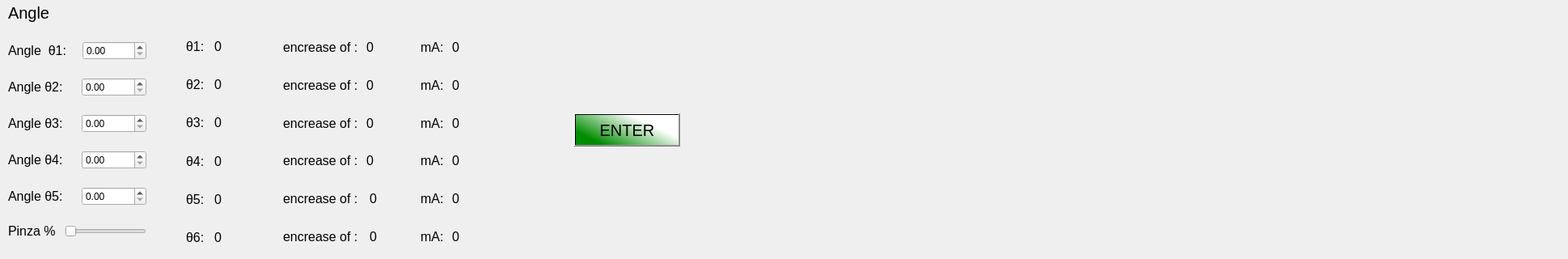
    <widget class="QWidget" name="Direct_Angular">
     <attribute name="title">
      <string>Direct  AngularPosition</string>
     </attribute>
     <widget class="QLabel" name="Angle">
      <property name="geometry">
       <rect>
        <x>10</x>
        <y>0</y>
        <width>111</width>
        <height>31</height>
       </rect>
      </property>
      <property name="font">
       <font>
        <pointsize>15</pointsize>
       </font>
      </property>
      <property name="text">
       <string>Angle</string>
      </property>
     </widget>
     <widget class="QPushButton" name="PulsanteInvioPAginaAdvance">
      <property name="geometry">
       <rect>
        <x>710</x>
        <y>140</y>
        <width>131</width>
        <height>41</height>
       </rect>
      </property>
      <property name="font">
       <font>
        <pointsize>15</pointsize>
       </font>
      </property>
      <property name="styleSheet">
       <string notr="true">background-color: qlineargradient(spread:pad, x1:0.0246305, y1:0.602273, x2:1, y2:0, stop:0 rgba(0, 139, 0, 255), stop:0.655172 rgba(255, 255, 255, 255));</string>
      </property>
      <property name="text">
       <string>ENTER</string>
      </property>
     </widget>
     <widget class="QWidget" name="layoutWidget">
      <property name="geometry">
       <rect>
        <x>520</x>
        <y>40</y>
        <width>111</width>
        <height>271</height>
       </rect>
      </property>
      <property name="font">
       <font>
        <pointsize>14</pointsize>
       </font>
      </property>
      <layout class="QVBoxLayout" name="VmADir">
       <property name="spacing">
        <number>10</number>
       </property>
       <item>
        <layout class="QHBoxLayout" name="horizontalLayout_19">
         <item>
          <widget class="QLabel" name="ma1_direct">
           <property name="enabled">
            <bool>true</bool>
           </property>
           <property name="sizePolicy">
            <sizepolicy hsizetype="Fixed" vsizetype="Preferred">
             <horstretch>0</horstretch>
             <verstretch>0</verstretch>
            </sizepolicy>
           </property>
           <property name="font">
            <font>
             <pointsize>12</pointsize>
            </font>
           </property>
           <property name="text">
            <string>mA:</string>
           </property>
          </widget>
         </item>
         <item>
          <widget class="QLabel" name="ma1_value1_direct">
           <property name="font">
            <font>
             <pointsize>12</pointsize>
            </font>
           </property>
           <property name="text">
            <string>0</string>
           </property>
          </widget>
         </item>
        </layout>
       </item>
       <item>
        <layout class="QHBoxLayout" name="horizontalLayout_20">
         <item>
          <widget class="QLabel" name="ma2_direct">
           <property name="enabled">
            <bool>true</bool>
           </property>
           <property name="sizePolicy">
            <sizepolicy hsizetype="Fixed" vsizetype="Preferred">
             <horstretch>0</horstretch>
             <verstretch>0</verstretch>
            </sizepolicy>
           </property>
           <property name="font">
            <font>
             <pointsize>12</pointsize>
            </font>
           </property>
           <property name="text">
            <string>mA:</string>
           </property>
          </widget>
         </item>
         <item>
          <widget class="QLabel" name="ma2_value2_direct">
           <property name="font">
            <font>
             <pointsize>12</pointsize>
            </font>
           </property>
           <property name="text">
            <string>0</string>
           </property>
          </widget>
         </item>
        </layout>
       </item>
       <item>
        <layout class="QHBoxLayout" name="horizontalLayout_21">
         <item>
          <widget class="QLabel" name="ma3_direct">
           <property name="sizePolicy">
            <sizepolicy hsizetype="Fixed" vsizetype="Preferred">
             <horstretch>0</horstretch>
             <verstretch>0</verstretch>
            </sizepolicy>
           </property>
           <property name="font">
            <font>
             <pointsize>12</pointsize>
            </font>
           </property>
           <property name="text">
            <string>mA:</string>
           </property>
          </widget>
         </item>
         <item>
          <widget class="QLabel" name="ma3_value3_direct">
           <property name="font">
            <font>
             <pointsize>12</pointsize>
            </font>
           </property>
           <property name="text">
            <string>0</string>
           </property>
          </widget>
         </item>
        </layout>
       </item>
       <item>
        <layout class="QHBoxLayout" name="horizontalLayout_22">
         <item>
          <widget class="QLabel" name="ma4_direct">
           <property name="sizePolicy">
            <sizepolicy hsizetype="Fixed" vsizetype="Preferred">
             <horstretch>0</horstretch>
             <verstretch>0</verstretch>
            </sizepolicy>
           </property>
           <property name="font">
            <font>
             <pointsize>12</pointsize>
            </font>
           </property>
           <property name="text">
            <string>mA:</string>
           </property>
          </widget>
         </item>
         <item>
          <widget class="QLabel" name="ma4_value4_direct">
           <property name="font">
            <font>
             <pointsize>12</pointsize>
            </font>
           </property>
           <property name="text">
            <string>0</string>
           </property>
          </widget>
         </item>
        </layout>
       </item>
       <item>
        <layout class="QHBoxLayout" name="horizontalLayout_23">
         <item>
          <widget class="QLabel" name="ma5_direct">
           <property name="sizePolicy">
            <sizepolicy hsizetype="Fixed" vsizetype="Preferred">
             <horstretch>0</horstretch>
             <verstretch>0</verstretch>
            </sizepolicy>
           </property>
           <property name="font">
            <font>
             <pointsize>12</pointsize>
            </font>
           </property>
           <property name="text">
            <string>mA:</string>
           </property>
          </widget>
         </item>
         <item>
          <widget class="QLabel" name="ma5_value5_direct">
           <property name="font">
            <font>
             <pointsize>12</pointsize>
            </font>
           </property>
           <property name="text">
            <string>0</string>
           </property>
          </widget>
         </item>
        </layout>
       </item>
       <item>
        <layout class="QHBoxLayout" name="horizontalLayout_24">
         <item>
          <widget class="QLabel" name="ma6_direct">
           <property name="sizePolicy">
            <sizepolicy hsizetype="Fixed" vsizetype="Preferred">
             <horstretch>0</horstretch>
             <verstretch>0</verstretch>
            </sizepolicy>
           </property>
           <property name="font">
            <font>
             <pointsize>12</pointsize>
            </font>
           </property>
           <property name="text">
            <string>mA:</string>
           </property>
          </widget>
         </item>
         <item>
          <widget class="QLabel" name="ma6_value6_direct">
           <property name="font">
            <font>
             <pointsize>12</pointsize>
            </font>
           </property>
           <property name="text">
            <string>0</string>
           </property>
          </widget>
         </item>
        </layout>
       </item>
      </layout>
     </widget>
     <widget class="QWidget" name="layoutWidget_7">
      <property name="geometry">
       <rect>
        <x>230</x>
        <y>40</y>
        <width>115</width>
        <height>271</height>
       </rect>
      </property>
      <property name="font">
       <font>
        <pointsize>16</pointsize>
       </font>
      </property>
      <layout class="QVBoxLayout" name="VStepDir_2">
       <property name="spacing">
        <number>12</number>
       </property>
       <item>
        <layout class="QHBoxLayout" name="horizontalLayout_31">
         <item>
          <widget class="QLabel" name="teta1_dir">
           <property name="sizePolicy">
            <sizepolicy hsizetype="Fixed" vsizetype="Preferred">
             <horstretch>0</horstretch>
             <verstretch>0</verstretch>
            </sizepolicy>
           </property>
           <property name="font">
            <font>
             <pointsize>12</pointsize>
            </font>
           </property>
           <property name="text">
            <string>θ1:</string>
           </property>
          </widget>
         </item>
         <item>
          <widget class="QLabel" name="tetaDir_1value">
           <property name="font">
            <font>
             <pointsize>12</pointsize>
            </font>
           </property>
           <property name="text">
            <string>0</string>
           </property>
          </widget>
         </item>
        </layout>
       </item>
       <item>
        <layout class="QHBoxLayout" name="horizontalLayout_32">
         <item>
          <widget class="QLabel" name="teta2_dir">
           <property name="sizePolicy">
            <sizepolicy hsizetype="Fixed" vsizetype="Preferred">
             <horstretch>0</horstretch>
             <verstretch>0</verstretch>
            </sizepolicy>
           </property>
           <property name="font">
            <font>
             <pointsize>12</pointsize>
            </font>
           </property>
           <property name="text">
            <string>θ2:</string>
           </property>
          </widget>
         </item>
         <item>
          <widget class="QLabel" name="tetaDir_2value">
           <property name="font">
            <font>
             <pointsize>12</pointsize>
            </font>
           </property>
           <property name="text">
            <string>0</string>
           </property>
          </widget>
         </item>
        </layout>
       </item>
       <item>
        <layout class="QHBoxLayout" name="horizontalLayout_33">
         <item>
          <widget class="QLabel" name="teta3_dit">
           <property name="sizePolicy">
            <sizepolicy hsizetype="Fixed" vsizetype="Preferred">
             <horstretch>0</horstretch>
             <verstretch>0</verstretch>
            </sizepolicy>
           </property>
           <property name="font">
            <font>
             <pointsize>12</pointsize>
            </font>
           </property>
           <property name="text">
            <string>θ3:</string>
           </property>
          </widget>
         </item>
         <item>
          <widget class="QLabel" name="tetaDir_3value">
           <property name="font">
            <font>
             <pointsize>12</pointsize>
            </font>
           </property>
           <property name="text">
            <string>0</string>
           </property>
          </widget>
         </item>
        </layout>
       </item>
       <item>
        <layout class="QHBoxLayout" name="horizontalLayout_34">
         <item>
          <widget class="QLabel" name="teta4_dit">
           <property name="sizePolicy">
            <sizepolicy hsizetype="Fixed" vsizetype="Preferred">
             <horstretch>0</horstretch>
             <verstretch>0</verstretch>
            </sizepolicy>
           </property>
           <property name="font">
            <font>
             <pointsize>12</pointsize>
            </font>
           </property>
           <property name="text">
            <string>θ4:</string>
           </property>
          </widget>
         </item>
         <item>
          <widget class="QLabel" name="tetaDir_4value">
           <property name="font">
            <font>
             <pointsize>12</pointsize>
            </font>
           </property>
           <property name="text">
            <string>0</string>
           </property>
          </widget>
         </item>
        </layout>
       </item>
       <item>
        <layout class="QHBoxLayout" name="horizontalLayout_35">
         <item>
          <widget class="QLabel" name="teta5_dir">
           <property name="sizePolicy">
            <sizepolicy hsizetype="Fixed" vsizetype="Preferred">
             <horstretch>0</horstretch>
             <verstretch>0</verstretch>
            </sizepolicy>
           </property>
           <property name="font">
            <font>
             <pointsize>12</pointsize>
            </font>
           </property>
           <property name="text">
            <string>θ5:</string>
           </property>
          </widget>
         </item>
         <item>
          <widget class="QLabel" name="tetaDir_5value">
           <property name="font">
            <font>
             <pointsize>12</pointsize>
            </font>
           </property>
           <property name="text">
            <string>0</string>
           </property>
          </widget>
         </item>
        </layout>
       </item>
       <item>
        <layout class="QHBoxLayout" name="horizontalLayout_36">
         <item>
          <widget class="QLabel" name="teta6_dir">
           <property name="sizePolicy">
            <sizepolicy hsizetype="Fixed" vsizetype="Preferred">
             <horstretch>0</horstretch>
             <verstretch>0</verstretch>
            </sizepolicy>
           </property>
           <property name="font">
            <font>
             <pointsize>12</pointsize>
            </font>
           </property>
           <property name="text">
            <string>θ6:</string>
           </property>
          </widget>
         </item>
         <item>
          <widget class="QLabel" name="tetaDir_6value">
           <property name="font">
            <font>
             <pointsize>12</pointsize>
            </font>
           </property>
           <property name="text">
            <string>0</string>
           </property>
          </widget>
         </item>
        </layout>
       </item>
      </layout>
     </widget>
     <widget class="QWidget" name="layoutWidget_9">
      <property name="geometry">
       <rect>
        <x>10</x>
        <y>40</y>
        <width>171</width>
        <height>271</height>
       </rect>
      </property>
      <layout class="QVBoxLayout" name="VEn_Dir_3">
       <property name="spacing">
        <number>11</number>
       </property>
       <item>
        <layout class="QHBoxLayout" name="Motore1_3" stretch="0,0">
         <item>
          <widget class="QLabel" name="Angle1_dir">
           <property name="font">
            <font>
             <pointsize>12</pointsize>
            </font>
           </property>
           <property name="text">
            <string>Angle  θ1:  </string>
           </property>
          </widget>
         </item>
         <item>
          <widget class="QDoubleSpinBox" name="AngleDir_1"/>
         </item>
        </layout>
       </item>
       <item>
        <layout class="QHBoxLayout" name="Motore2_3" stretch="0,0">
         <item>
          <widget class="QLabel" name="Angle2_dir">
           <property name="font">
            <font>
             <pointsize>12</pointsize>
            </font>
           </property>
           <property name="text">
            <string>Angle θ2:  </string>
           </property>
          </widget>
         </item>
         <item>
          <widget class="QDoubleSpinBox" name="AngleDir_2"/>
         </item>
        </layout>
       </item>
       <item>
        <layout class="QHBoxLayout" name="Motore3_3" stretch="0,0">
         <item>
          <widget class="QLabel" name="Angle3_dir">
           <property name="font">
            <font>
             <pointsize>12</pointsize>
            </font>
           </property>
           <property name="text">
            <string>Angle θ3:  </string>
           </property>
          </widget>
         </item>
         <item>
          <widget class="QDoubleSpinBox" name="AngleDir_3"/>
         </item>
        </layout>
       </item>
       <item>
        <layout class="QHBoxLayout" name="Motore4_3" stretch="0,0">
         <item>
          <widget class="QLabel" name="Angle4_dir">
           <property name="font">
            <font>
             <pointsize>12</pointsize>
            </font>
           </property>
           <property name="text">
            <string>Angle θ4:  </string>
           </property>
          </widget>
         </item>
         <item>
          <widget class="QDoubleSpinBox" name="AngleDir_4"/>
         </item>
        </layout>
       </item>
       <item>
        <layout class="QHBoxLayout" name="Motore5_3" stretch="0,0">
         <item>
          <widget class="QLabel" name="Angle5_dir">
           <property name="font">
            <font>
             <pointsize>12</pointsize>
            </font>
           </property>
           <property name="text">
            <string>Angle θ5:  </string>
           </property>
          </widget>
         </item>
         <item>
          <widget class="QDoubleSpinBox" name="AngleDir_5"/>
         </item>
        </layout>
       </item>
       <item>
        <layout class="QHBoxLayout" name="Motore6_3" stretch="0,0">
         <item>
          <widget class="QLabel" name="Angle6_dir">
           <property name="font">
            <font>
             <pointsize>12</pointsize>
            </font>
           </property>
           <property name="text">
            <string>Pinza %</string>
           </property>
          </widget>
         </item>
         <item>
          <widget class="QSlider" name="AngleDir_6">
           <property name="orientation">
            <enum>Qt::Horizontal</enum>
           </property>
          </widget>
         </item>
        </layout>
       </item>
      </layout>
     </widget>
     <widget class="QWidget" name="layoutWidget_8">
      <property name="geometry">
       <rect>
        <x>350</x>
        <y>40</y>
        <width>141</width>
        <height>271</height>
       </rect>
      </property>
      <property name="font">
       <font>
        <pointsize>12</pointsize>
       </font>
      </property>
      <layout class="QVBoxLayout" name="VEncDir_2">
       <property name="spacing">
        <number>10</number>
       </property>
       <property name="topMargin">
        <number>0</number>
       </property>
       <item>
        <layout class="QHBoxLayout" name="horizontalLayout_49">
         <item>
          <widget class="QLabel" name="encrease1_2">
           <property name="font">
            <font>
             <pointsize>12</pointsize>
            </font>
           </property>
           <property name="text">
            <string>encrease of :</string>
           </property>
          </widget>
         </item>
         <item>
          <widget class="QLabel" name="encrease_value1_2">
           <property name="font">
            <font>
             <pointsize>12</pointsize>
            </font>
           </property>
           <property name="text">
            <string>0</string>
           </property>
          </widget>
         </item>
        </layout>
       </item>
       <item>
        <layout class="QHBoxLayout" name="horizontalLayout_50">
         <item>
          <widget class="QLabel" name="encrease2_2">
           <property name="font">
            <font>
             <pointsize>12</pointsize>
            </font>
           </property>
           <property name="text">
            <string>encrease of :</string>
           </property>
          </widget>
         </item>
         <item>
          <widget class="QLabel" name="encrease_value2_2">
           <property name="font">
            <font>
             <pointsize>12</pointsize>
            </font>
           </property>
           <property name="text">
            <string>0</string>
           </property>
          </widget>
         </item>
        </layout>
       </item>
       <item>
        <layout class="QHBoxLayout" name="horizontalLayout_51">
         <item>
          <widget class="QLabel" name="encrease3_2">
           <property name="font">
            <font>
             <pointsize>12</pointsize>
            </font>
           </property>
           <property name="text">
            <string>encrease of :</string>
           </property>
           <property name="indent">
            <number>-1</number>
           </property>
          </widget>
         </item>
         <item>
          <widget class="QLabel" name="encrease_value3_2">
           <property name="font">
            <font>
             <pointsize>12</pointsize>
            </font>
           </property>
           <property name="text">
            <string>0</string>
           </property>
          </widget>
         </item>
        </layout>
       </item>
       <item>
        <layout class="QHBoxLayout" name="horizontalLayout_52">
         <item>
          <widget class="QLabel" name="encrease4_2">
           <property name="font">
            <font>
             <pointsize>12</pointsize>
            </font>
           </property>
           <property name="text">
            <string>encrease of :</string>
           </property>
           <property name="scaledContents">
            <bool>false</bool>
           </property>
           <property name="margin">
            <number>0</number>
           </property>
          </widget>
         </item>
         <item>
          <widget class="QLabel" name="encrease_value4_2">
           <property name="font">
            <font>
             <pointsize>12</pointsize>
            </font>
           </property>
           <property name="text">
            <string>0</string>
           </property>
          </widget>
         </item>
        </layout>
       </item>
       <item>
        <layout class="QHBoxLayout" name="horizontalLayout_53">
         <item>
          <widget class="QLabel" name="encrease5_2">
           <property name="font">
            <font>
             <pointsize>12</pointsize>
            </font>
           </property>
           <property name="text">
            <string>encrease of : </string>
           </property>
          </widget>
         </item>
         <item>
          <widget class="QLabel" name="encrease_value5_2">
           <property name="font">
            <font>
             <pointsize>12</pointsize>
            </font>
           </property>
           <property name="text">
            <string>0</string>
           </property>
          </widget>
         </item>
        </layout>
       </item>
       <item>
        <layout class="QHBoxLayout" name="horizontalLayout_54">
         <item>
          <widget class="QLabel" name="encrease6_2">
           <property name="font">
            <font>
             <pointsize>12</pointsize>
            </font>
           </property>
           <property name="text">
            <string>encrease of : </string>
           </property>
          </widget>
         </item>
         <item>
          <widget class="QLabel" name="encrease_value6_2">
           <property name="font">
            <font>
             <pointsize>12</pointsize>
            </font>
           </property>
           <property name="text">
            <string>0</string>
           </property>
          </widget>
         </item>
        </layout>
       </item>
      </layout>
     </widget>
     <widget class="QLabel" name="image_2">
      <property name="geometry">
       <rect>
        <x>1789</x>
        <y>59</y>
        <width>141</width>
        <height>141</height>
       </rect>
      </property>
      <property name="styleSheet">
       <string notr="true">image: url(:/image/Logo-Uni-Tor-Vergata.png_256x256.png);</string>
      </property>
      <property name="text">
       <string/>
      </property>
     </widget>
    </widget>
